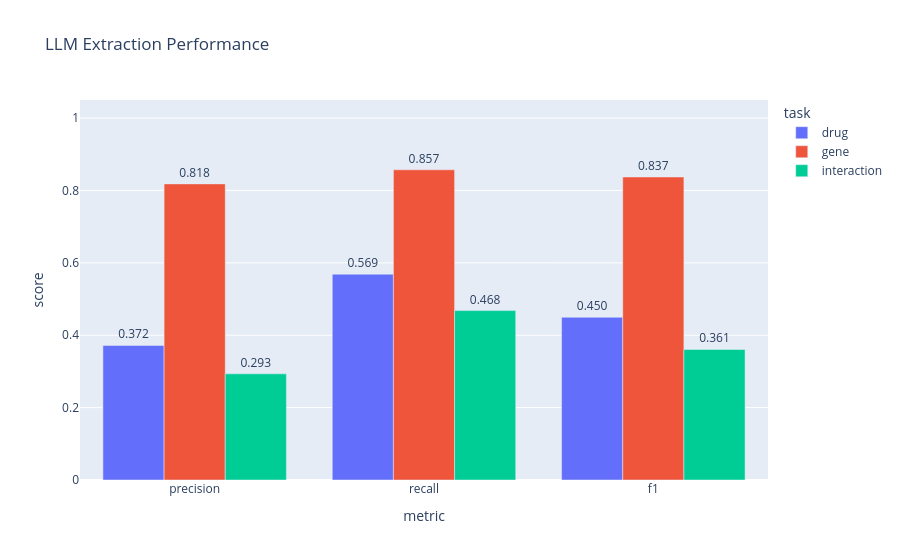

Source (notebook cell):
### Markdown cell above
Make a graph to visualize the scores

### Code cell
import pandas as pd
import plotly.express as px

plot_df = metrics_df.melt(
    id_vars=["task"],
    value_vars=["precision", "recall", "f1"],
    var_name="metric",
    value_name="score"
)

fig = px.bar(
    plot_df,
    x="metric",
    y="score",
    color="task",
    barmode="group",
    title="LLM Extraction Performance",
    text="score",
    category_orders={
        "metric": ["precision", "recall", "f1"]
    }
)

fig.update_traces(
    texttemplate="%{text:.3f}",
    textposition="outside"
)

fig.update_yaxes(range=[0, 1.05])

fig.update_layout(
    uniformtext_minsize=10,
    uniformtext_mode="hide"
)

fig.show()

### Figure 1 — Plotly figure (JSON) as saved in the notebook; plotly's stock layout.template omitted (floating-point values rounded to 4 significant figures)
{"data": [{"alignmentgroup": "True", "hovertemplate": "task=drug<br>metric=%{x}<br>score=%{text}<extra></extra>", "legendgroup": "drug", "marker": {"color": "#636efa", "pattern": {"shape": ""}}, "name": "drug", "offsetgroup": "drug", "orientation": "v", "showlegend": true, "text": [0.3718, 0.5686, 0.4496], "textposition": "outside", "texttemplate": "%{text:.3f}", "type": "bar", "x": ["precision", "recall", "f1"], "xaxis": "x", "y": [0.3718, 0.5686, 0.4496], "yaxis": "y"}, {"alignmentgroup": "True", "hovertemplate": "task=gene<br>metric=%{x}<br>score=%{text}<extra></extra>", "legendgroup": "gene", "marker": {"color": "#EF553B", "pattern": {"shape": ""}}, "name": "gene", "offsetgroup": "gene", "orientation": "v", "showlegend": true, "text": [0.8182, 0.8571, 0.8372], "textposition": "outside", "texttemplate": "%{text:.3f}", "type": "bar", "x": ["precision", "recall", "f1"], "xaxis": "x", "y": [0.8182, 0.8571, 0.8372], "yaxis": "y"}, {"alignmentgroup": "True", "hovertemplate": "task=interaction<br>metric=%{x}<br>score=%{text}<extra></extra>", "legendgroup": "interaction", "marker": {"color": "#00cc96", "pattern": {"shape": ""}}, "name": "interaction", "offsetgroup": "interaction", "orientation": "v", "showlegend": true, "text": [0.2933, 0.4681, 0.3607], "textposition": "outside", "texttemplate": "%{text:.3f}", "type": "bar", "x": ["precision", "recall", "f1"], "xaxis": "x", "y": [0.2933, 0.4681, 0.3607], "yaxis": "y"}], "layout": {"barmode": "group", "legend": {"title": {"text": "task"}, "tracegroupgap": 0}, "title": {"text": "LLM Extraction Performance"}, "uniformtext": {"minsize": 10, "mode": "hide"}, "xaxis": {"anchor": "y", "categoryarray": ["precision", "recall", "f1"], "categoryorder": "array", "domain": [0, 1], "title": {"text": "metric"}}, "yaxis": {"anchor": "x", "domain": [0, 1], "range": [0, 1.05], "title": {"text": "score"}}}}
